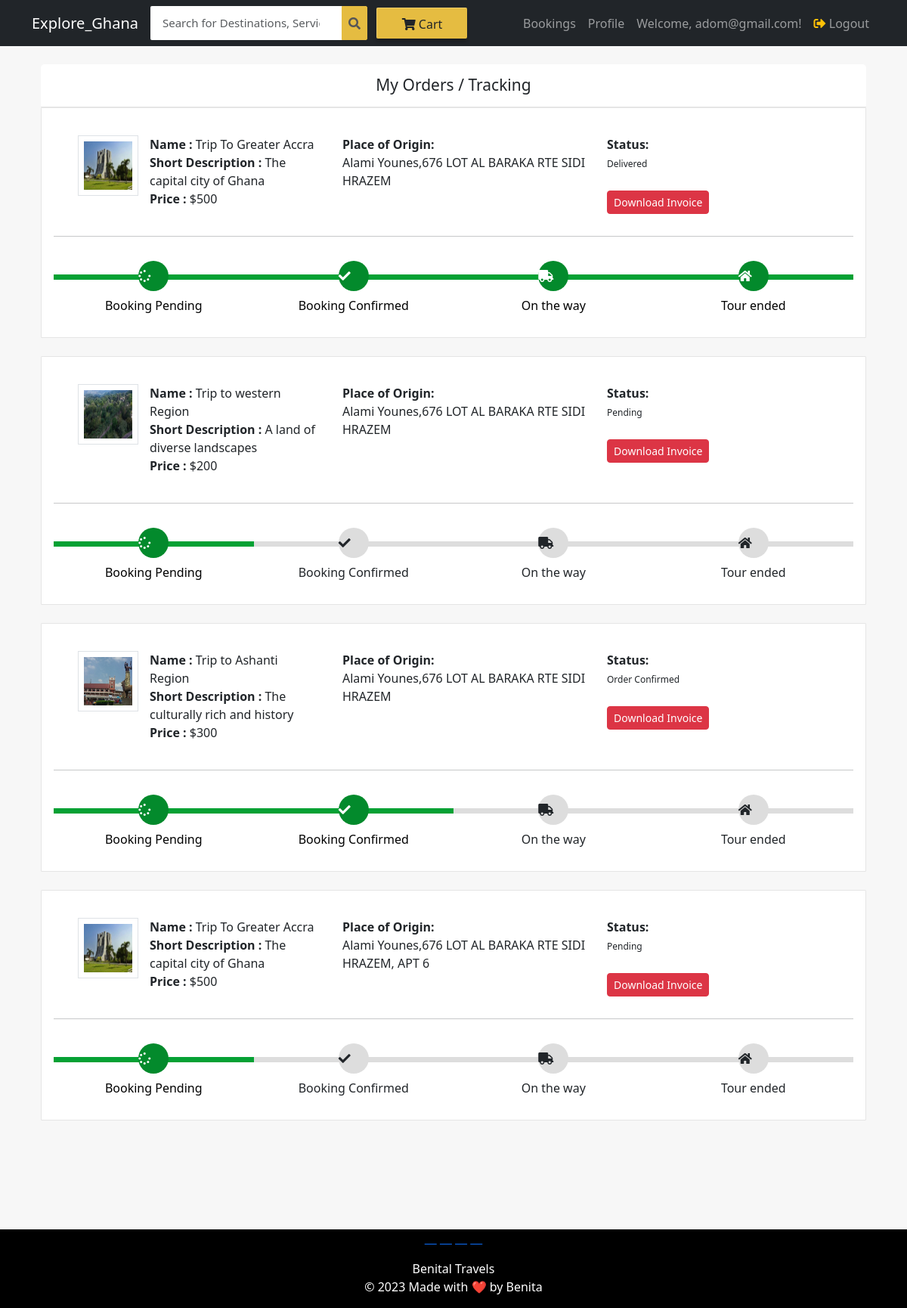
Page /my-order (signed in) on the committed database.
### ecom/models.py (models this page shows, shortened)
class Product(models.Model):
    name = models.CharField(max_length=40)
    product_image = models.ImageField(upload_to='product_image/', null=True, blank=True)
    price = models.PositiveIntegerField()
    detailed_description = models.CharField(max_length=2000 ,default='Fill in ')
    short_description = models.CharField(max_length=40)

class Orders(models.Model):
    STATUS =(
        ('Pending','Pending'),
        ('Confirmed',' Confirmed'),
        ('Tour Started','Tour Started'),
        ('Tour Ended','Tour Ended'),
    )
    customer=models.ForeignKey('Customer', on_delete=models.CASCADE,null=True)
    product=models.ForeignKey('Product',on_delete=models.CASCADE,null=True)
    email = models.CharField(max_length=50,null=True)
    address = models.CharField(max_length=500,null=True)
    mobile = models.CharField(max_length=20,null=True)
    order_date= models.DateField(auto_now_add=True,null=True)
    status=models.CharField(max_length=50,null=True,choices=STATUS)

### ecom/views.py (the view)
# urls.py: path('my-order', views.my_order_view,name='my-order'),
@login_required(login_url='customerlogin')
@user_passes_test(is_customer)
def my_order_view(request):
    customer=models.Customer.objects.get(user_id=request.user.id)
    user_name = request.user.username
    orders=models.Orders.objects.all().filter(customer_id = customer)
    ordered_products=[]
    for order in orders:
        ordered_product=models.Product.objects.all().filter(id=order.product.id)
        ordered_products.append(ordered_product)
    return render(request,'ecom/my_order.html',{'data':zip(ordered_products,orders),'user_name':user_name})

### ecom/views.py (called while the page is built)
def is_customer(user):
    return user.groups.filter(name='CUSTOMER').exists()

### templates/ecom/my_order.html (shortened to what this page needs)
{% extends 'ecom/customer_base.html' %}
{% load static %}
{% block content %}
<br>
<div class="container">
    <header class="card-header" style="text-align:center; font-size: 21px"> My Orders / Tracking </header>
    {% for products,order in data %}
    <article class="card">
        <div class="card-body">
            <ul class="row" style="margin-left:20px;margin-top:20px;">
                <li class="col-md-4">
                  <figure class="itemside mb-3">
                    {%for product in products%}
                      <div class="aside"><img src="{% static product.product_image.url %}" class="img-sm border"></div>
                      <figcaption class="info align-self-center">
                          <p class="title"><strong>Name : </strong>{{product.name}} <br> <strong>Short Description : </strong>{{product.short_description}} <br> <strong>Price : </strong>${{product.price}}</p>
                      </figcaption>
                  </figure>
                </li>
                <li class="col-md-4">
                    <div class="col"> <strong>Place of Origin:</strong> <br> {{order.address}}</div>
                </li>
                <li class="col-md-4">
                    <div class="col"> <strong>Status:</strong> <br>
                        {% if order.status == 'Pending'%}
                        <td> <span class="label label-info" style="font-size: 12px; border-radius: 30px;">{{order.status}}</span></td>
                        {% elif order.status == 'Delivered' %}
                        <td> <span class="label label-success" style="font-size: 12px; border-radius: 30px;">{{order.status}}</span></td>
                        {% elif order.status == 'Out for Delivery' %}
                        <td> <span class="label label-default" style="font-size: 12px; border-radius: 30px;">{{order.status}}</span></td>
                        {%else%}
                          <td> <span class="label label-primary" style="font-size: 12px; border-radius: 30px;">{{order.status}}</span></td>
                        {%endif%}
                    </div> <br>
                    <h4><a style="text-decoration:none;" href="{% url 'download-invoice' order.id product.id  %}" ><button class="btn btn-danger btn-sm">Download Invoice</button></a></h4>
                </li>
                {%endfor%}
            </ul>
            <hr>
            <div class="track">
                {%if order.status == 'Pending' %}
                <div class="step active"> <span class="icon"> <i style="padding-top:3px; padding-right:25px;" class="fa fa-spinner"></i> </span> <span class="text">Booking Pending</span> </div>
                <div class="step "> <span class="icon"> <i style="padding-top:3px; padding-right:25px;" class="fa fa-check"></i> </span> <span class="text"> Booking Confirmed</span> </div>
                <div class="step "> <span class="icon"> <i style="padding-top:3px; padding-right:25px;" class="fa fa-truck"></i> </span> <span class="text"> On the way </span> </div>
                <div class="step "> <span class="icon"> <i style="padding-top:3px; padding-right:25px;" class="fa fa-home"></i> </span> <span class="text">Tour ended</span> </div>
                {%elif order.status == 'Order Confirmed' %}
                <div class="step active"> <span class="icon"> <i style="padding-top:3px; padding-right:25px;" class="fa fa-spinner"></i> </span> <span class="text">Booking Pending</span> </div>
                <div class="step active"> <span class="icon"> <i style="padding-top:3px; padding-right:25px;" class="fa fa-check"></i> </span> <span class="text"> Booking Confirmed</span> </div>
                <div class="step "> <span class="icon"> <i style="padding-top:3px; padding-right:25px;" class="fa fa-truck"></i> </span> <span class="text"> On the way </span> </div>
                <div class="step "> <span class="icon"> <i style="padding-top:3px; padding-right:25px;" class="fa fa-home"></i> </span> <span class="text">Tour ended</span> </div>
                {%else%}
                <div class="step active"> <span class="icon"> <i style="padding-top:3px; padding-right:25px;" class="fa fa-spinner"></i> </span> <span class="text">Booking Pending</span> </div>
                <div class="step active"> <span class="icon"> <i style="padding-top:3px; padding-right:25px;" class="fa fa-check"></i> </span> <span class="text"> Booking Confirmed</span> </div>
                <div class="step active"> <span class="icon"> <i style="padding-top:3px; padding-right:25px;" class="fa fa-truck"></i> </span> <span class="text"> On the way </span> </div>
                <div class="step active"> <span class="icon"> <i style="padding-top:3px; padding-right:25px;" class="fa fa-home"></i> </span> <span class="text">Tour ended</span> </div>
                {%endif%}
            </div>
        </div>
    </article><br>
    {%endfor%}
</div>
<br><br><br><br><br>
{% endblock content %}

### templates/ecom/customer_base.html (shortened to what this page needs)
{% load static %}
<!DOCTYPE html>
<html>
<head>
    <link href="https://cdn.jsdelivr.net/npm/bootstrap@5.3.0/dist/css/bootstrap.min.css" rel="stylesheet">
    <link rel="stylesheet" href="https://maxcdn.bootstrapcdn.com/font-awesome/4.7.0/css/font-awesome.min.css">
    <link rel="stylesheet" href="https://cdnjs.cloudflare.com/ajax/libs/font-awesome/5.15.3/css/all.min.css" />
</head>
<body>
<nav id="navbar" class="navbar navbar-expand-lg navbar-dark bg-dark">
  <div class="container">
    <a class="navbar-brand" href="/">Explore_Ghana</a>
    <div class="collapse navbar-collapse" id="navbar-collapse">
<form action="/search" method="get" class="d-flex navbar-form navbar-right">
  <div class="input-group">
    <input class="form-control navbar-input" type="search" placeholder="Search for Destinations, Services and more" name="query" id="query">
    <div class="input-group-append">
      <button class="btn btn-outline-light navbar-button px-2" type="submit"  style="height: 45px;">
        <span class="fa fa-search"></span>
      </button>
    </div>
  </div>
</form>
      <a class="navbar-text cart-button" href="/cart-client">
        <span class="fa fa-shopping-cart cart-svg"></span>  Cart
      </a>
      <ul class="navbar-nav ms-auto">
        <li class="nav-item">
          <a class="nav-link" href="/my-order">Bookings</a>
        </li>
        <li class="nav-item">
          <a class="nav-link" href="/my-profile">Profile</a>
        </li>
        <li class="nav-item">
          <span class="nav-link">Welcome, {{ user_name }}!</span>
        </li>
        <li class="nav-item">
          <a class="nav-link" href="/logout">
           <i class="fa fa-sign-out-alt text-warning"></i> Logout
         </a>
        </li>
      </ul>
    </div>
  </div>
</nav>
<div class="container">
    <div class="row">
        <div class="col-md-12 col-sm-12">
            {% block content %}
            {% endblock content %}
        </div>
    </div>
</div>
<footer style="background-color: black;">
    <div class="container">
        <div class="row">
            <div class="col-md-12 col-sm-12 text-center">
                <p>
                    <a href="https://www.facebook.com/benita.katalena" class="fa fa-facebook"></a>
                    <a href="https://wa.me/233558803168" class="fa fa-whatsapp"></a>
                    <a href="https://instagram.com/mami.gyamfua?igshid=MzRlODBiNWFlZA==" class="fa fa-instagram"></a>
                    <a href="#" class="fa fa-twitter"></a>
                </p>
            </div>
        </div>
        <div class="row">
            <div class="col-md-12 col-sm-12 text-center">
                <div style="color:#ffffff;" class="wow fadeInUp footer-copyright">
                    <p>Benital Travels<br>
                        &copy; 2023 Made with  &#10084;&#65039; by Benita
                    </p>
                </div>
            </div>
        </div>
    </div>
</footer>
</body>
</html>

### templates/ecom/customer_base.html (style rules this page uses)
body { background-color: #f7f7f7; }
.navbar-input { padding: 11px 16px; border-radius: 2px 0 0 2px; border: 0 none; outline: 0 none; font-size: 15px; }
.navbar-button { background-color: #e5bc41; border: 1px solid #e5bc41; border-radius: 0 2px 2px 0; color: #565656; padding: 10px 0; height: 43px; cursor: pointer; }
.cart-button { background-color: #E5BC41; box-shadow: 0 4px 4px 0 rgba(0, 0, 0, .23), inset 1px 1px 0 0 hsla(0, 0%, 100%, .2); padding: 10px 0; text-align: center; height: 41px; border-radius: 2px; font-weight: 500; width: 120px; display: inline-block; color: #FFFFFF; text-decoration: none; color: inherit; border: none; outline: none; }

### templates/ecom/my_order.html (style rules this page uses)
body { background-color: #f7f7f7; }
.container { margin-top: 0px; margin-bottom: 0px }
.card { position: relative; display: -webkit-box; display: -ms-flexbox; display: flex; -webkit-box-orient: vertical; -webkit-box-direction: normal; -ms-flex-direction: column; flex-direction: column; min-width: 0; word-wrap: break-word; background-color: #fff; background-clip: border-box; border: 1px solid rgba(0, 0, 0, 0.1); border-radius: 0.10rem }
.card-header:first-child { border-radius: calc(0.37rem - 1px) calc(0.37rem - 1px) 0 0 }
.card-header { padding: 0.75rem 1.25rem; margin-bottom: 0; background-color: #fff; border-bottom: 1px solid rgba(0, 0, 0, 0.1) }
.track { position: relative; background-color: #ddd; height: 7px; display: -webkit-box; display: -ms-flexbox; display: flex; margin-bottom: 60px; margin-top: 50px }
.track .step { -webkit-box-flex: 1; -ms-flex-positive: 1; flex-grow: 1; width: 25%; margin-top: -18px; text-align: center; position: relative }
.track .step.active:before { background: #05a134 }
.track .step::before { height: 7px; position: absolute; content: ""; width: 100%; left: 0; top: 18px }
.track .step.active .icon { background: #038a2c; color: #fff }
.track .icon { display: inline-block; width: 40px; height: 40px; line-height: 40px; position: relative; border-radius: 100%; background: #ddd }
.track .step.active .text { font-weight: 400; color: #000 }
.track .text { display: block; margin-top: 7px }
.itemside { position: relative; display: -webkit-box; display: -ms-flexbox; display: flex; width: 100% }
.itemside .aside { position: relative; -ms-flex-negative: 0; flex-shrink: 0 }
.img-sm { width: 80px; height: 80px; padding: 7px }
ul.row, ul.row-sm { list-style: none; padding: 0 }
.itemside .info { padding-left: 15px; padding-right: 7px }
.itemside .title { display: block; margin-bottom: 5px; color: #212529 }
p { margin-top: 0; margin-bottom: 1rem }

### rows in the picture
Orders: address "Alami Younes,676 LOT AL BARAKA RTE SIDI HRAZEM", status "Delivered", shows "Booking Pending"
Product: product_image (picture), name "Trip To Greater Accra", short_description "The capital city of Ghana", price "500"
Orders: address "Alami Younes,676 LOT AL BARAKA RTE SIDI HRAZEM", status "Pending", shows "Booking Pending"
Product: product_image (picture), name "Trip to western Region", short_description "A land of diverse landscapes", price "200"
Orders: address "Alami Younes,676 LOT AL BARAKA RTE SIDI HRAZEM", status "Order Confirmed", shows "Booking Pending"
Product: product_image (picture), name "Trip to Ashanti Region", short_description "The culturally rich and history", price "300"
Orders: address "Alami Younes,676 LOT AL BARAKA RTE SIDI HRAZEM, APT 6", status "Pending", shows "Booking Pending"

### other values in the picture
{{ user_name }} "adom@gmail.com"
